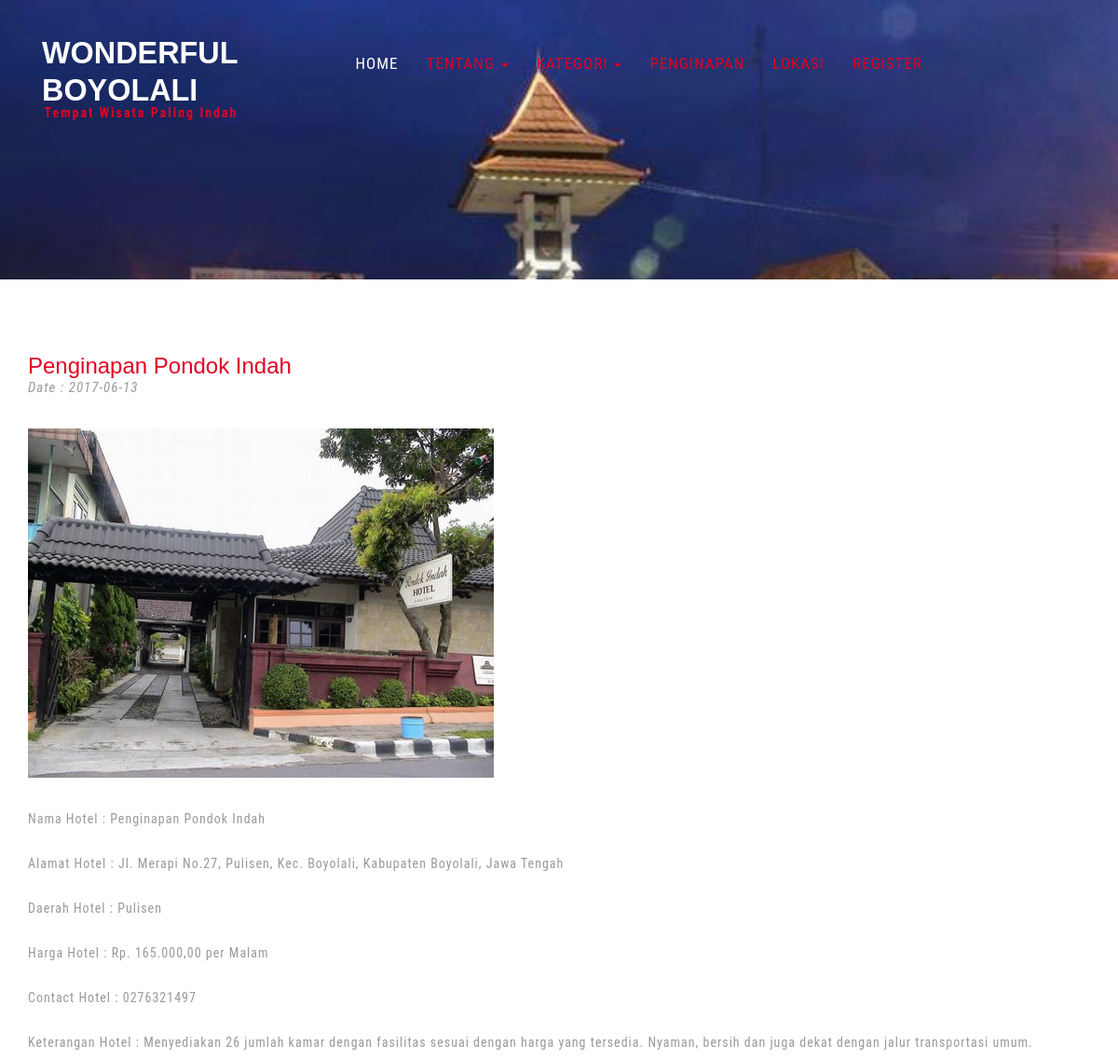
Page /index.php/detailpenginapan/3 (upper part) on the earlier database version.
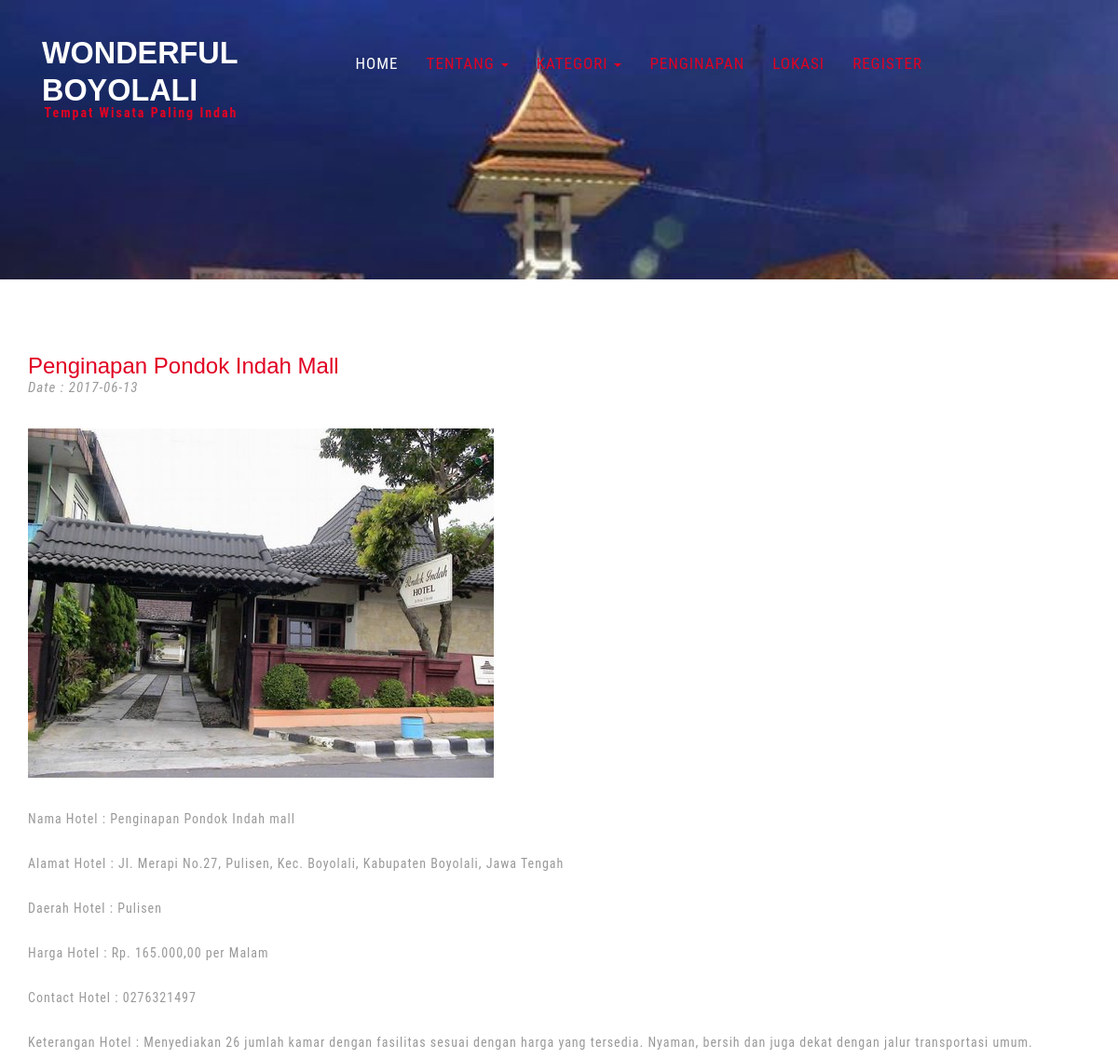
Same page on the later database version.
### tables this page shows
CREATE TABLE `penginapan` (
  `id_penginapan` int(5) NOT NULL,
  `nama_penginapan` varchar(100) NOT NULL,
  `alamat_penginapan` varchar(150) NOT NULL,
  `daerah_penginapan` varchar(150) NOT NULL,
  `ket_penginapan` text NOT NULL,
  `harga_penginapan` int(10) NOT NULL,
  `long_penginapan` varchar(100) NOT NULL,
  `lat_penginapan` varchar(100) NOT NULL,
  `cp_penginapan` varchar(15) NOT NULL,
  `id_admin` int(5) NOT NULL,
  `id_user` int(5) NOT NULL
);

### application/controllers/Main.php (called while the page is built, shortened)
<?php
class Main extends CI_Controller {
	public function detailpenginapan()
	{
		$this->load->library('googlemapse');
		$config['center'] = '7.5179636, 110.5624369';
		$config['zoom'] = 'auto';
		$config['directions'] = TRUE;
		$config['directionsStart'] = 'bandung jawa barat';
		$tujuan = $this->uri->segment(2, 0);
		if ($tujuan==1) {
			$config['directionsEnd'] = 'Jl. Solo Boyolali';
		}elseif ($tujuan==2) {
			$config['directionsEnd'] = 'Jl. Perintis Kemerdekaan No. 9 Boyolali';
		}elseif ($tujuan==3) {
			$config['directionsEnd'] = 'Jl. Merapi No.27, Pulisen, Kec. Boyolali, Kabupaten Boyolali, Jawa Tengah';
		}else{
			$config['directionsEnd'] = 'Kabupaten Boyoalali';
		}
		$config['directionsDivID'] = 'directionsDiv';
		$this->googlemapse->initialize($config);
		$data['map'] = $this->googlemapse->create_map();
		$this->load->model('m_dashboard');
        $this->load->view('main/headerwisata',$data);
        $id=$this->uri->segment(2, 0);
		$data['penginapan'] = $this->m_dashboard->viewDetailPenginapan($id);
		$data['komen'] = $this->m_dashboard->viewDetailKomenPenginapan($id);
		$data['gambarnya'] = $this->m_dashboard->viewGambarPenginapan($id);
        $this->load->view('detailpenginapan',$data);
		$this->load->view('main/footer');
	}
}

### index.php (called while the page is built, shortened)
<?php
require_once BASEPATH.'core/CodeIgniter.php';

### application/models/m_dashboard.php (called while the page is built, shortened)
<?php
class m_dashboard extends CI_Model{
    function viewDetailPenginapan($id){
            $query = $this->db->query("SELECT * FROM penginapan where id_penginapan='".$id."'");
            return $query;
    }
}
?>

### application/views/detailpenginapan.php (the view, shortened to what this page needs)
<?php
  $CI =& get_instance();
?>
	<div class="single w3l-agileits">
		<div class="container">
			<div class="blog-pag page">
			<?php $no=1; foreach($penginapan->result_array() as $row){ ?>
				<div class="blog-page-grids">
					<div class="blog-page-grid">
						<h3><?php echo $row['nama_penginapan'];?></h3>
						<p>Date : <span> <?php echo date("Y-m-d");?></span></p>
					</div>
					<div class="clearfix"> </div>
				</div>
				<div class="blog-page-grids-bottom">
					<div class="blog-page-grids-bot">
					<?php
						$dapetgambarpenginapan = "";
						$getgambar =$CI->db->query('select gambar from gambar_penginapan where id_penginapan="'.$row['id_penginapan'].'"');
						foreach ($getgambar->result() as $bar){
						    $dapetgambarpenginapan = $bar->gambar;
						}
					?>
					<?php
					if ($dapetgambarpenginapan=="") {
						?>
							<img src="<?php echo base_url()?>assets/images/tanya.png" alt=" " class="img-responsive" />
						<?php
					}else{
						?>
							<img src="<?php echo base_url()?>upload-foto/<?php echo $dapetgambarpenginapan; ?>" alt=" " class="img-responsive" />
						<?php
					}
					?>
					</div>
					<div class="blog-page-grids-bot1" style="text-align: justify;">
						<p>Nama Hotel : <?php echo $row['nama_penginapan'];?></p></br>
						<p>Alamat Hotel : <?php echo $row['alamat_penginapan'];?></p></br>
						<p>Daerah Hotel : <?php echo $row['daerah_penginapan'];?></p></br>
						<p>Harga Hotel : Rp. <?php echo number_format($row['harga_penginapan'], 2, ",", ".");?> per Malam</p></br>
						<p>Contact Hotel : <?php echo $row['cp_penginapan'];?></p></br>
						<p>Keterangan Hotel : <?php echo $row['ket_penginapan'];?></p></br>
					</div>
				</div>
			<?php $no++; } ?>
			</div>
						<link rel="stylesheet" href="<?php echo base_url()?>assets/css/swipebox.css">
		</div>
	</div>

Differences in the rows shown:
changed penginapan "Jl. Merapi No.27, Pulisen, Kec. Boyolali, Kabupaten Boyolali, Jawa Tengah": nama_penginapan "Penginapan Pondok Indah" → "Penginapan Pondok Indah Mall"; nama_penginapan "Penginapan Pondok Indah" → "Penginapan Pondok Indah mall"
